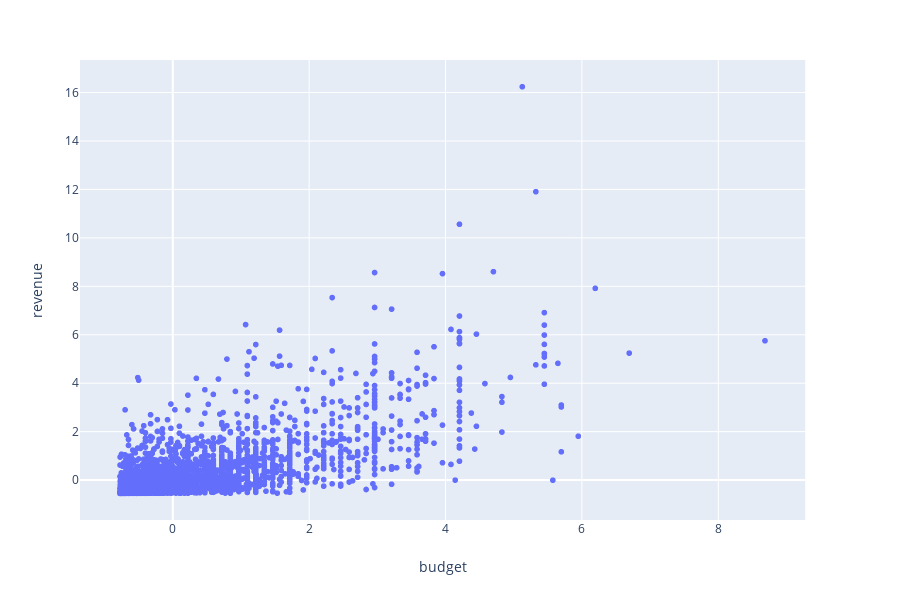

The notebook cell saved with this chart:
### Code cell
# Make it interactive s.t. u can change the variables and the color
fig = px.scatter(movies_metadata, x="budget", y="revenue", hover_name="original_title")
fig.show()

### Figure 1 — Plotly figure (JSON) as saved in the notebook; plotly's stock layout.template omitted (floating-point values rounded to 4 significant figures; data arrays with more than 128 entries replaced by an {"elided": "..."} marker saying what was removed)
{"data": [{"hoverlabel": {"namelength": 0}, "hovertemplate": "<b>%{hovertext}</b><br><br>budget=%{x}<br>revenue=%{y}", "hovertext": {"elided": "5381 str values"}, "legendgroup": "", "marker": {"color": "#636efa", "symbol": "circle"}, "mode": "markers", "name": "", "showlegend": false, "type": "scattergl", "x": {"elided": "5381 float values"}, "xaxis": "x", "y": {"elided": "5381 float values"}, "yaxis": "y"}], "layout": {"height": 600, "legend": {"tracegroupgap": 0}, "margin": {"t": 60}, "xaxis": {"anchor": "y", "domain": [0, 0.98], "title": {"text": "budget"}}, "yaxis": {"anchor": "x", "domain": [0, 1], "title": {"text": "revenue"}}}}
